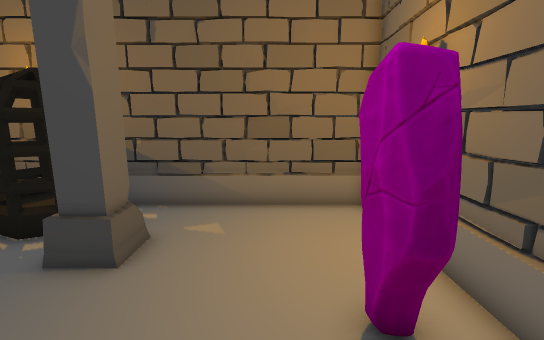
[1] (above)

17 first-person views from a walk through a 3-D level made in the Unity game engine. The camera is 1.5 m above the floor, tilts 10° down and sees 90° across. The floor is counted in squares, 0.5 m on a side. Each view is taken from the middle of a square. On the plan, view 1 faces up. The plan holds only what a view shows up to about 20 squares ahead; the rest is blank. The place goes on beyond the plan. The player character is not drawn.

[2]
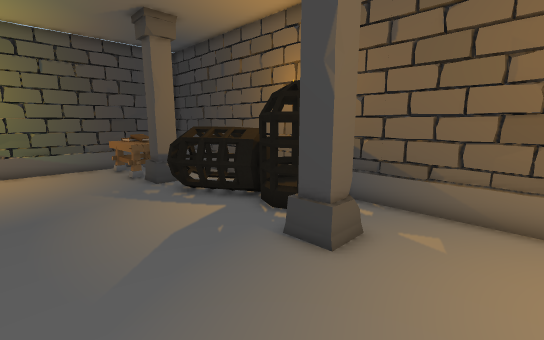

[3]
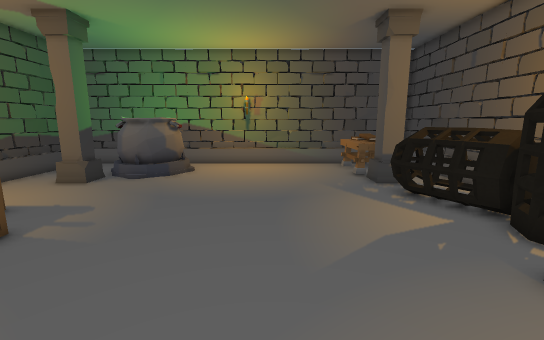

[4]
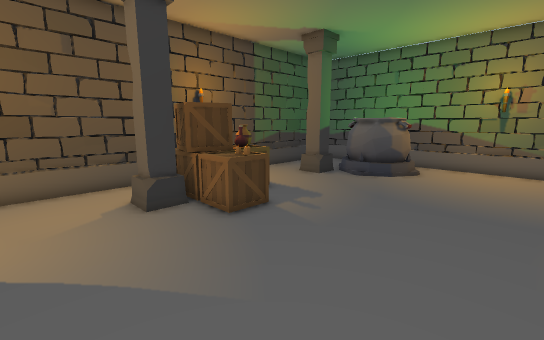

[5]
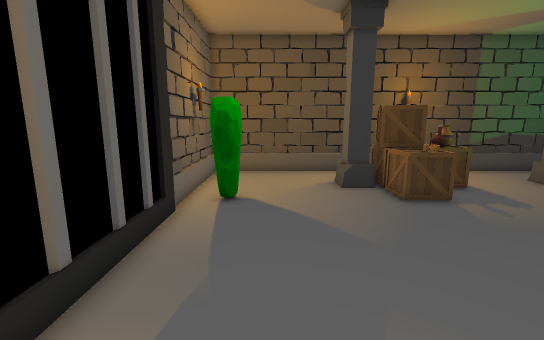

[6]
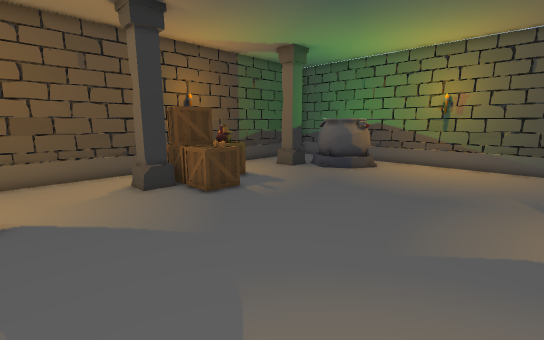

[7]
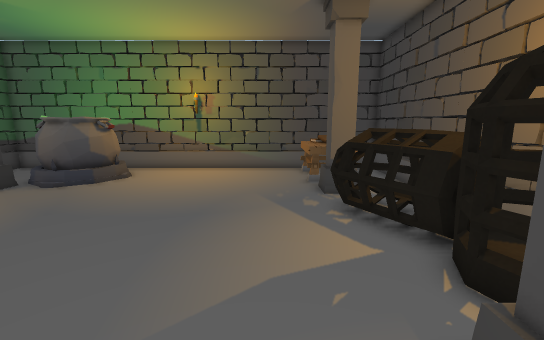

[8]
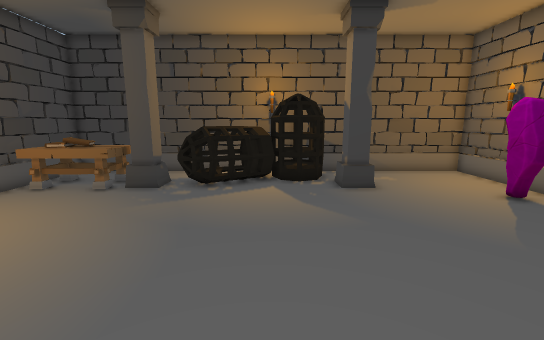

[9]
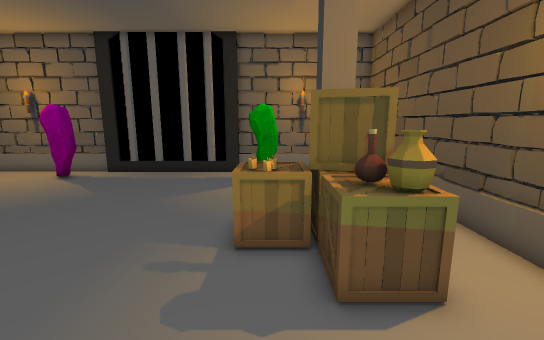

[10]
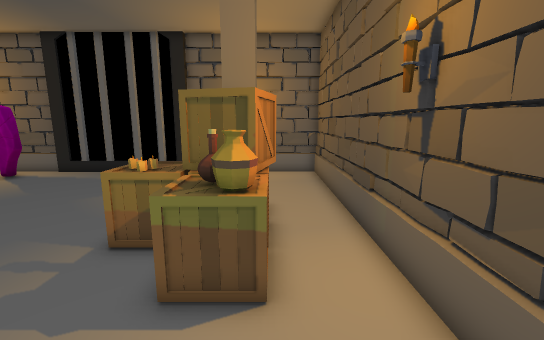

[11]
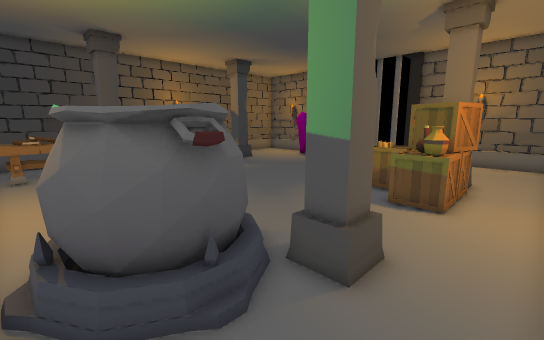

[12]
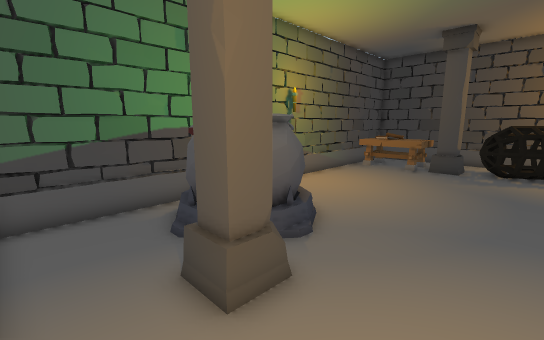

[13]
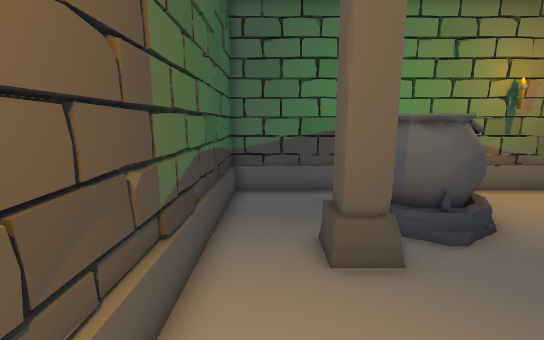

[14]
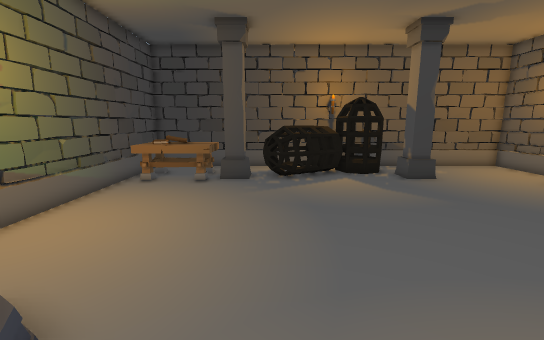

[15]
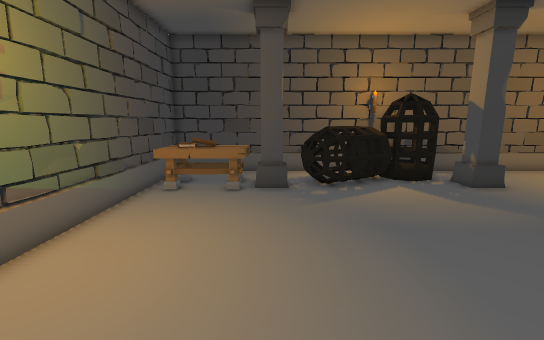

[16]
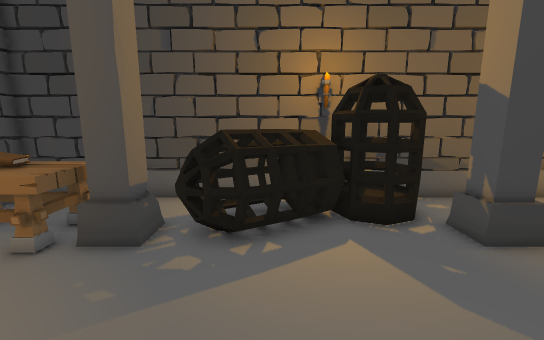

[17]
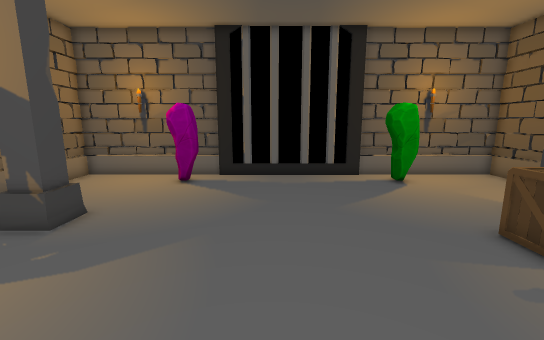

### Floor plan
Points are (right, up) in squares from view 1. A wall is a line through its corners. A room is listed if a view was taken in it or the views show most of it. See-through windows are left out.
Room 1 (views 1, 2, 3, 4, 5, 6, 7, 8, 9, 10, 11, 12, 13, 14, 15, 16, 17)
walls: (3.6, -1) (3.6, -0.5); (3.6, 2) (3.6, 9.6) (-19.9, 9.6) (-19.9, -13.6) (-7.1, -13.6); (-19.8, 1.6) (-20, 1.1); (3.6, 9.8) (-19.9, 9.8); (-19.9, -13.8) (3.6, -13.8) (3.6, -6) (3.3, -6) (3.3, 2)
low walls: (-4.6, -13.6) (2, -13.6)
objects: other object (-19, -9) to (-15, -6); other object (-19, 5) to (-15, 7); other object (-15, -11) to (-13, -9); other object (-15, 5) to (-13, 7); other object (-12, 5) to (-9, 9); other object (-9, -11) to (-5, -7); other object (-8, 7) to (-5, 9); other object (-5, -11) to (-3, -9); other object (-5, 5) to (-3, 7)

Where each view was taken, in squares from view 1:
view 1: 0 up, 0 right, facing up
view 2: 0 up, 0 right, facing up-left
view 3: 0 up, 0 right, facing left
view 4: 0 up, 0 right, facing down-left
view 5: 3 up, 0 right, facing down
view 6: 3 up, 1 right, facing down-left
view 7: 3 up, 2 left, facing left
view 8: 7 down, 8 left, facing up
view 9: 8 down, 13 left, facing right
view 10: 11 down, 13 left, facing right
view 11: 13 down, 19 left, facing up-right
view 12: 13 down, 10 left, facing up-left
view 13: 12 down, 8 left, facing left
view 14: 9 down, 12 left, facing up
view 15: 7 down, 14 left, facing up
view 16: 1 down, 10 left, facing up
view 17: 1 down, 12 left, facing right
